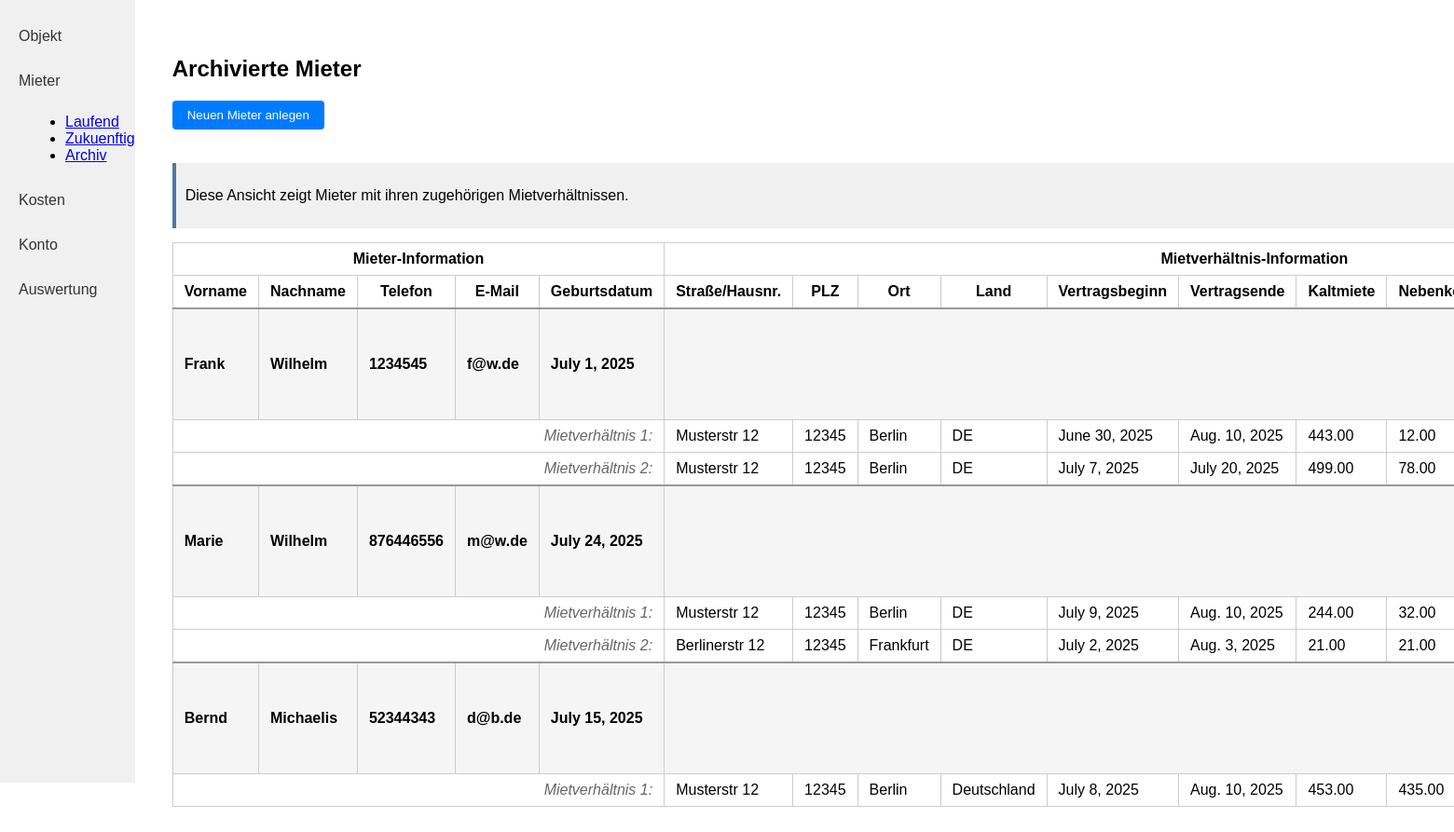
Page /mieter/archiv/ (signed in) on the committed database.
### kostenpruefung_mietobjekte_app/models.py (models this page shows, shortened)
class Mieter(models.Model):
    created_by = models.ForeignKey(User, on_delete=models.CASCADE, related_name="mieter_created", null=True, blank=True)
    vorname = models.CharField(max_length=255)
    nachname = models.CharField(max_length=255)
    telefon = models.CharField(max_length=100)
    e_mail = models.EmailField()
    geburtsdatum = models.DateField()

class Mietverhaeltnis(models.Model):
    created_by = models.ForeignKey(User, on_delete=models.CASCADE, related_name="mietverhaeltnis_created", null=True, blank=True)
    mieter = models.ForeignKey(Mieter, on_delete=models.CASCADE, related_name="mietverhaeltnisse")
    strasse_hausnummer = models.CharField(max_length=255)
    plz = models.CharField(max_length=10)
    ort = models.CharField(max_length=100)
    land = models.CharField(max_length=100)
    vertragsbeginn = models.DateField()
    vertragsende = models.DateField()
    kaltmiete = models.DecimalField(max_digits=10, decimal_places=2)
    nebenkosten = models.DecimalField(max_digits=10, decimal_places=2)
    kaution = models.DecimalField(max_digits=10, decimal_places=2)
    mietobjekte = models.ManyToManyField('Mietobjekt')
    mieteinheiten = models.ManyToManyField('Mieteinheit')
    @property
    def mietstatus(self):
        today = datetime.date.today()
        if self.vertragsbeginn > today:
            return "future"
        elif self.vertragsende < today:
            return "past"
        else:
            return "current"

### kostenpruefung_mietobjekte_app/views.py (the view)
# urls.py: path('mieter/archiv/', mieter_archiv, name='mieter_archiv'),
@login_required
def mieter_archiv(request):
    today = timezone.now().date()
    mieter_with_past = Mieter.objects.filter(
        created_by=request.user,
        mietverhaeltnisse__vertragsende__lt=today
    ).distinct().prefetch_related(
        Prefetch(
            'mietverhaeltnisse',
            queryset=Mietverhaeltnis.objects.filter(
                vertragsende__lt=today
            ).prefetch_related('mietobjekte', 'mieteinheiten')
        )
    )
    mieter_without_mietverhaeltnis = Mieter.objects.filter(
        created_by=request.user
    ).exclude(
        mietverhaeltnisse__isnull=False
    )
    return render(request, 'kostenpruefung_mietobjekte_app/mieter_archiv.html', {
        'mieter': mieter_with_past,
        'mieter_without_mietverhaeltnis': mieter_without_mietverhaeltnis
    })

### kostenpruefung_mietobjekte_app/templates/kostenpruefung_mietobjekte_app/mieter_archiv.html
{% include "kostenpruefung_mietobjekte_app/mieter_table.html" with heading="Archivierte Mieter" %}

### kostenpruefung_mietobjekte_app/templates/kostenpruefung_mietobjekte_app/mieter_table.html (shortened to what this page needs)
{% load static %}
<!DOCTYPE html>
<html lang="de">
<head>
    <link rel="stylesheet" href="{% static 'kostenpruefung_mietobjekte_app/style.css' %}">
</head>
<body>
<div class="flex-container">
    <nav class="sidebar">
        <a class="sidebar-link" href="{% url 'kostenpruefung_mietobjekte_app:objekt_index' %}">Objekt</a>
        <a class="sidebar-link" href="{% url 'kostenpruefung_mietobjekte_app:mieter_laufend' %}">Mieter</a>
        <ul style="list-style-type: disc; margin-left: 30px; margin-bottom: 20px;">
            <li><a href="{% url 'kostenpruefung_mietobjekte_app:mieter_laufend' %}">Laufend</a></li>
            <li><a href="{% url 'kostenpruefung_mietobjekte_app:mieter_zukuenftig' %}">Zukuenftig</a></li>
            <li><a href="{% url 'kostenpruefung_mietobjekte_app:mieter_archiv' %}">Archiv</a></li>
        </ul>
        <a class="sidebar-link" href="{% url 'kostenpruefung_mietobjekte_app:rechnungen' %}">Kosten</a>
        <a class="sidebar-link" href="{% url 'kostenpruefung_mietobjekte_app:konto' %}">Konto</a>
        <a class="sidebar-link" href="{% url 'kostenpruefung_mietobjekte_app:auswertung' %}">Auswertung</a>
    </nav>
    <div class="main-content">
        <h2>{{ heading }}</h2>
        <div class="button-group">
            <form action="{% url 'kostenpruefung_mietobjekte_app:mieter_create_step1' %}" method="get">
                <button class="action-btn" type="submit">Neuen Mieter anlegen</button>
            </form>
        </div>
        <div class="info-box" style="margin-bottom: 15px; padding: 10px; background-color: #f0f0f0; border-left: 4px solid #4e79a7;">
            <p>Diese Ansicht zeigt Mieter mit ihren zugehörigen Mietverhältnissen.</p>
        </div>
        <table class="object-table">
            <tr>
                <th colspan="5">Mieter-Information</th>
                <th colspan="11">Mietverhältnis-Information</th>
            </tr>
            <tr>
                <th>Vorname</th>
                <th>Nachname</th>
                <th>Telefon</th>
                <th>E-Mail</th>
                <th>Geburtsdatum</th>
                <th>Straße/Hausnr.</th>
                <th>PLZ</th>
                <th>Ort</th>
                <th>Land</th>
                <th>Vertragsbeginn</th>
                <th>Vertragsende</th>
                <th>Kaltmiete</th>
                <th>Nebenkosten</th>
            </tr>
            {% for m in mieter %}
            <tr class="mieter-row">
                <td>{{ m.vorname }}</td>
                <td>{{ m.nachname }}</td>
                <td>{{ m.telefon }}</td>
                <td>{{ m.e_mail }}</td>
                <td>{{ m.geburtsdatum }}</td>
                <td colspan="11" style="text-align: center;">
                </td>
            </tr>
            {% for mv in m.mietverhaeltnisse.all %}
            <tr class="mietverhaeltnis-row">
                <td colspan="5" style="text-align: right;">
                    <span class="lease-label">Mietverhältnis {{ forloop.counter }}:</span>
                </td>
                <td>{{ mv.strasse_hausnummer }}</td>
                <td>{{ mv.plz }}</td>
                <td>{{ mv.ort }}</td>
                <td>{{ mv.land }}</td>
                <td>{{ mv.vertragsbeginn }}</td>
                <td>{{ mv.vertragsende }}</td>
                <td>{{ mv.kaltmiete }}</td>
                <td>{{ mv.nebenkosten }}</td>
            </tr>
            {% empty %}
            <tr class="mietverhaeltnis-empty-row">
                <td colspan="18" style="text-align: center; font-style: italic;">Keine Mietverhältnisse vorhanden</td>
            </tr>
            {% endfor %}
            {% empty %}
            <tr>
                <td colspan="18">Keine Mieter vorhanden.</td>
            </tr>
            {% endfor %}
        </table>
    </div>
</div>
</body>
</html>

### kostenpruefung_mietobjekte_app/static/kostenpruefung_mietobjekte_app/style.css (style rules this page uses)
.mieter-row { background-color: #f5f5f5; font-weight: bold; border-top: 2px solid #999; }
.mietverhaeltnis-row { background-color: white; }
.mietverhaeltnis-row td { padding-left: 20px; }
.lease-label { font-style: italic; color: #666; }
.button-group { margin-bottom: 16px; display: flex; gap: 10px; align-items: center; }
.button-group { margin-top: 20px; display: flex; gap: 10px; }
body { margin: 0; font-family: Arial, sans-serif; }
.flex-container { display: flex; }
.sidebar { width: 200px; background: #f0f0f0; height: 100vh; padding: 20px 0; }
.sidebar-link { display: block; padding: 10px 20px; color: #333; text-decoration: none; margin-bottom: 10px; }
.main-content { flex: 1; padding: 40px; }
.object-table { width: 100%; border-collapse: collapse; }
.object-table th, .object-table td { border: 1px solid #ccc; padding: 8px 12px; }
.action-btn { float: right; padding: 8px 16px; background: #007bff; color: #fff; border: none; border-radius: 4px; cursor: pointer; margin-bottom: 20px; }

### rows in the picture
Mieter: vorname "Frank", nachname "Wilhelm", telefon "1234545", e_mail "f@w.de", geburtsdatum "July 1, 2025"
Mietverhaeltnis: strasse_hausnummer "Musterstr 12", plz "12345", ort "Berlin", land "DE", vertragsbeginn "June 30, 2025", vertragsende "Aug. 10, 2025", kaltmiete "443.00", nebenkosten "12.00"
Mietverhaeltnis: strasse_hausnummer "Musterstr 12", plz "12345", ort "Berlin", land "DE", vertragsbeginn "July 7, 2025", vertragsende "July 20, 2025", kaltmiete "499.00", nebenkosten "78.00"
Mieter: vorname "Marie", nachname "Wilhelm", telefon "876446556", e_mail "m@w.de", geburtsdatum "July 24, 2025"
Mietverhaeltnis: strasse_hausnummer "Musterstr 12", plz "12345", ort "Berlin", land "DE", vertragsbeginn "July 9, 2025", vertragsende "Aug. 10, 2025", kaltmiete "244.00", nebenkosten "32.00"
Mietverhaeltnis: strasse_hausnummer "Berlinerstr 12", plz "12345", ort "Frankfurt", land "DE", vertragsbeginn "July 2, 2025", vertragsende "Aug. 3, 2025", kaltmiete "21.00", nebenkosten "21.00"
Mieter: vorname "Bernd", nachname "Michaelis", telefon "52344343", e_mail "d@b.de", geburtsdatum "July 15, 2025"
Mietverhaeltnis: strasse_hausnummer "Musterstr 12", plz "12345", ort "Berlin", land "Deutschland", vertragsbeginn "July 8, 2025", vertragsende "Aug. 10, 2025", kaltmiete "453.00", nebenkosten "435.00"

### other values in the picture
{{ heading }} "Archivierte Mieter"
